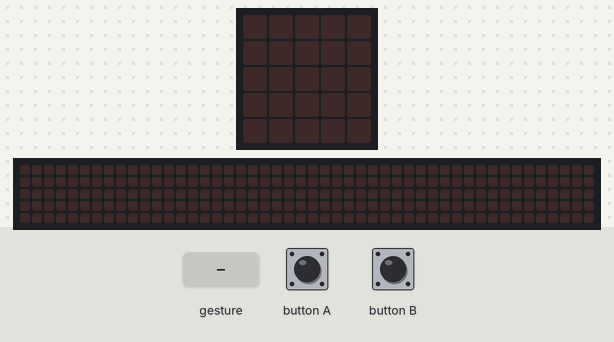
This program was run on a simulated BBC micro:bit (MakeCode). Parts: the board's 5×5 LED display, a strip that is not on the board, showing the scrolling text unrolled. The test bench sets the inputs (shaded band). A tilt is held for 1.5 s and a shake lasts 1 s, then the board lies face up again; the 48×5 strip is a reading aid, not a part: it shows the text the display is scrolling, unrolled, one strip-width of it at a time.

Above: at 1.2 s.
1.3 s: gesture 'shake'
At 1.57 s:
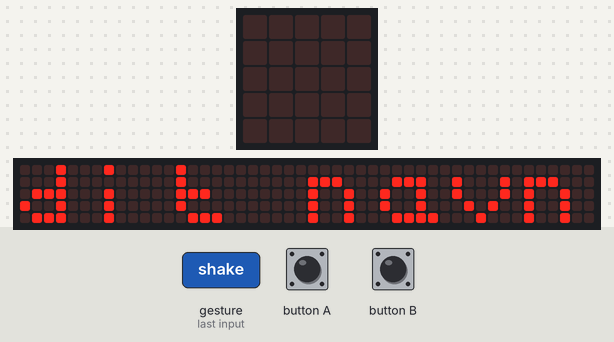
4.3 s: button A pressed for 0.15 s
7.4 s: button B pressed for 0.15 s
At 10.4 s:
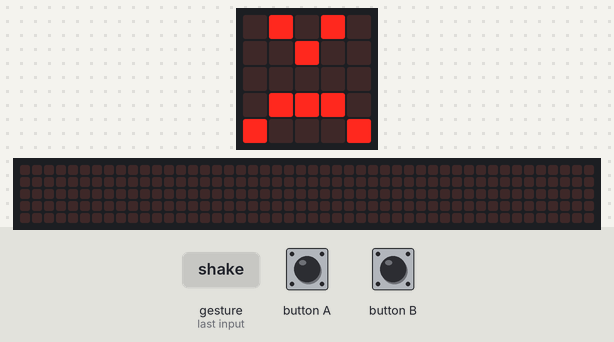
10.5 s: gesture 'shake'
At 10.77 s:
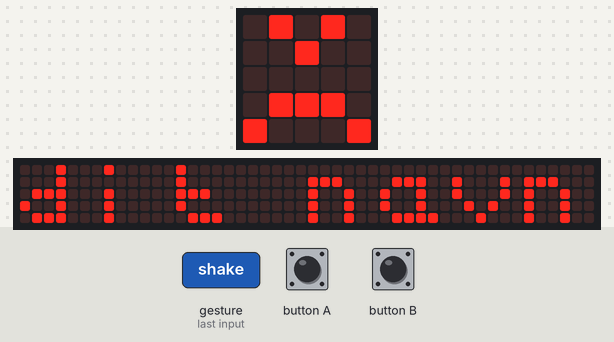

Measured:
- after the input at 1.3 s, the display: changes after 0.20 s (image 1)
- after the input at 7.4 s, the display: first differs from a run without the input after 2.6 s (image 2)
- after the input at 10.5 s, the display: changes after 0.20 s (image 3)

The program:

main.ts
```typescript
input.onButtonPressed(Button.A, function () {
    basic.showLeds(`
        . # . # .
        . . # . .
        . . . . .
        # . . . #
        . # # # .
        `)
})
input.onGesture(Gesture.Shake, function () {
    basic.showString("dit navn")
})
input.onButtonPressed(Button.B, function () {
    basic.showLeds(`
        . # . # .
        . . # . .
        . . . . .
        . # # # .
        # . . . #
        `)
})
```

test.ts
```typescript
// testene settes inn her; disse vil ikke kompilert så lenge denne pakken blir brukt som en utvidelse.
```
